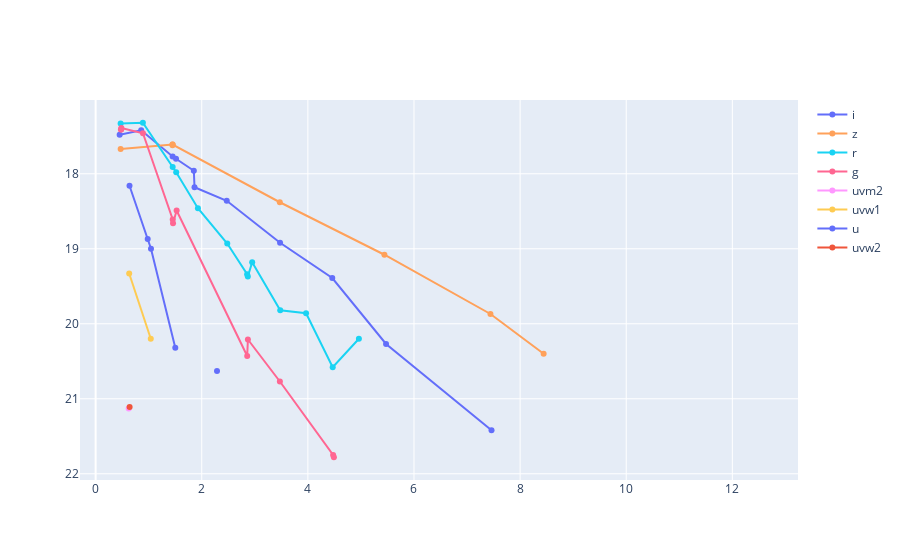

The cell this chart's notebook holds for it:
### Code cell
filter_bands = lightcurve_df["Filter"].str.lower().unique()

fig = go.Figure()

for filter in filter_bands:
    filter_df = lightcurve_df[lightcurve_df["Filter"] == filter].copy()
    fig.add_trace(go.Scatter(x=filter_df["JD"] - trigger_time, y=filter_df["mobs"], name=filter))

fig.update_layout({"yaxis_autorange": "reversed"})
fig.show()

### Figure 1 — Plotly figure (JSON) as saved in the notebook; plotly's stock layout.template omitted (floating-point values rounded to 4 significant figures)
{"data": [{"name": "i", "type": "scatter", "x": [0.4529, 0.8583, 1.451, 1.515, 1.851, 1.864, 2.471, 3.476, 4.46, 5.473, 7.461], "y": [17.48, 17.42, 17.77, 17.8, 17.96, 18.18, 18.36, 18.92, 19.39, 20.27, 21.42]}, {"name": "h", "type": "scatter", "x": [], "y": []}, {"name": "j", "type": "scatter", "x": [], "y": []}, {"name": "v", "type": "scatter", "x": [], "y": []}, {"name": "z", "type": "scatter", "x": [0.4715, 1.448, 1.45, 1.45, 3.471, 5.443, 7.441, 8.443, 12.49], "y": [17.67, 17.62, 17.61, 17.61, 18.38, 19.08, 19.87, 20.4, null]}, {"name": "r", "type": "scatter", "x": [0.4715, 0.8907, 1.452, 1.519, 1.928, 2.481, 2.855, 2.869, 2.951, 3.479, 3.966, 4.468, 4.962, 5.436, 5.952], "y": [17.33, 17.32, 17.91, 17.98, 18.46, 18.93, 19.34, 19.37, 19.18, 19.82, 19.86, 20.58, 20.2, null, null]}, {"name": "g", "type": "scatter", "x": [0.4772, 0.4821, 0.4856, 0.8921, 1.453, 1.459, 1.526, 2.857, 2.87, 3.473, 4.476, 4.491, 6.706, 7.508, 8.505], "y": [17.41, 17.41, 17.39, 17.46, 18.61, 18.66, 18.49, 20.43, 20.21, 20.77, 21.75, 21.78, null, null, null]}, {"name": "ks", "type": "scatter", "x": [], "y": []}, {"name": "uvm2", "type": "scatter", "x": [0.6235, 1.035, 1.486, 2.039, 2.435, 2.634, 2.9, 3.564], "y": [21.13, null, null, null, null, null, null, null]}, {"name": "uvw1", "type": "scatter", "x": [0.6325, 1.039, 1.495, 2.043, 2.244, 2.615, 2.825, 3.546], "y": [19.33, 20.2, null, null, null, null, null, null]}, {"name": "u", "type": "scatter", "x": [0.6385, 0.9815, 1.043, 1.501, 2.031, 2.287, 2.619, 2.829, 3.549], "y": [18.16, 18.87, 19, 20.32, null, 20.63, null, null, null]}, {"name": "uvw2", "type": "scatter", "x": [0.6405, 1.044, 1.504, 2.035, 2.291, 2.623, 2.833, 3.553], "y": [21.11, null, null, null, null, null, null, null]}, {"name": "b", "type": "scatter", "x": [], "y": []}, {"name": "j1", "type": "scatter", "x": [], "y": []}, {"name": "nan", "type": "scatter", "x": [], "y": []}, {"name": "y", "type": "scatter", "x": [], "y": []}], "layout": {"yaxis": {"autorange": "reversed"}}}
